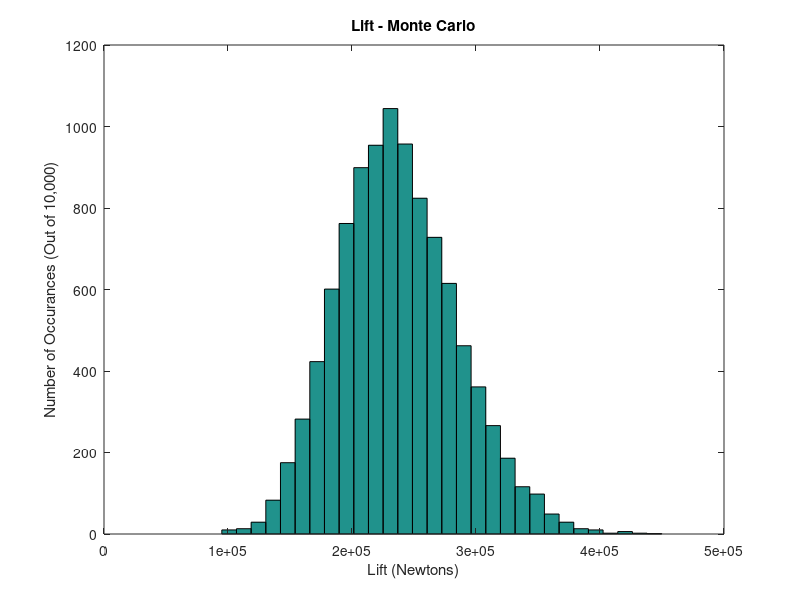
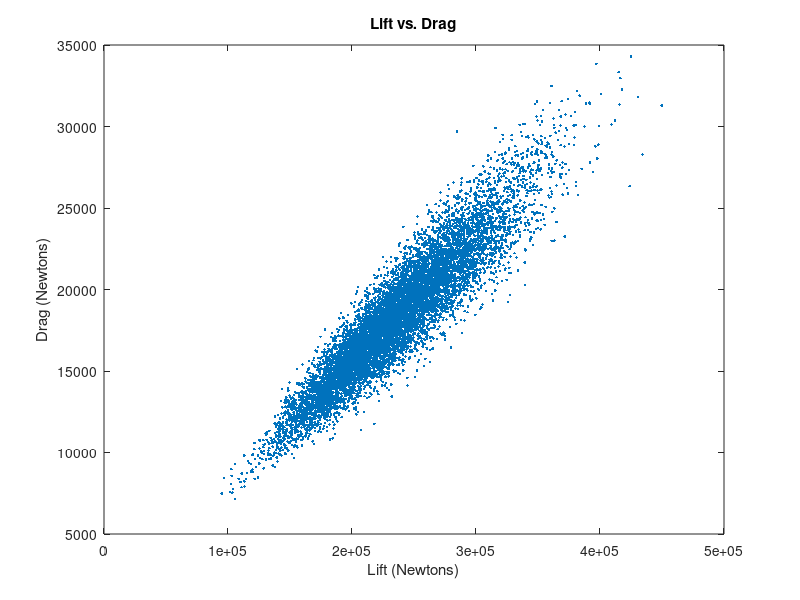

Source code (MATLAB) for these figures, in order:
%%%%%%%%%%%%%%%%%%%%%%%%%%%%%%%%%%%%%%%%%%%%%%%%%%%%%%%%%%%%%%%%%%%%%%%%%%%%%%%%%%%
% CODE CHALLENGE 3 - Monte Carlo Analysis
%
% The purpose of this challenge is to perform a Monte-Carlo analysis on the
% lift generated by an aircraft.  The aircraft has the following
% characteristics:
%   Wing surface area, S = 80 m^2
%   Lift coefficient, C_L = 0.90 +- 0.03
%
% And is flying under the following conditions
%   Air density, rho = 0.653 kg/m^3
%   Airspeed, V = 100 +- 10 m/s
%
% ---------------------------------------------------------------------------------
%
% To complete the challenge, execute the following steps:
% 1) Sample S, C_L, rho, and V 10,000 times.
% 2) Calculate lift in kilonewtons for each of the 10,000 samplings/simulations.
% 3) Calculate the best estimate and error for lift and report it to the
% command window using appropriate significant figures.
% 4) Plot a histogram of L.
% E1) Calculate drag in kilonewtons for each of the 10,000
% samplings/simulations.
% E2) Make a scatterplot of Lift vs Drag.
%
% NOTE: DO NOT change any variable names already present in the code.
% 
% Upload your team's script to Canvas when complete.
% 
% NAME YOUR FILE AS Challenge3_S{section number}_{group number}.m 
%   Ex: Section 1 Group 23's file is: Challenge3_S1_23.m
%   Ex: Section 2 Group 5's file is:  Challenge3_S2_05.m
%
% STUDENT TEAMMATES
% 1) Henry Meyerson
% 2) Holland Morris
% 3) David Shaw
% 4) Rachel Hans
% 
% CHALLENGE AUTHOR
% Joshua Kirby
%%%%%%%%%%%%%%%%%%%%%%%%%%%%%%%%%%%%%%%%%%%%%%%%%%%%%%%%%%%%%%%%%%%%%%%%%%%%%%%%%%%

% Housekeeping (Please don't "clear all" or "clearvars", it makes grading difficult)
close all   % Close all open figure windows
clc         % Clear the command window

% 1) Sample S, C_L, rho, and V 10,000 times
% (i.e. the S variable should contain 10000 samples of the wing surface area)
N = 1e04;
S = 80;
C_L = 0.9+0.03*randn(N,1);
rho = 0.653;
V = 100+10*randn(N,1);

% 2) Calculate lift in kilonewtons for each of the 10,000 samplings/simulations.
% Given that the equation for lift is:
%       L = 0.5 * rho * V^2 * C_L * S (Newtons)
L = 0.5 * rho .* V.^2 .*C_L * S;

% 3) Calculate the best estimate and error for lift and report it to the
% command window using appropriate significant figures.
L_best = mean(L);
L_err  = std(L);

fprintf('Lift= %.2f +/- %.2f \n',L_best,L_err)

% 4) Plot a histogram (use the "histogram" command) of L with 30 bins.  Add
% annotations and labels for style points!
figure
hist(L,30);
title('Lift - Monte Carlo')
ylabel('Number of Occurances (Out of 10,000)')
xlabel('Lift (Newtons)')

% E1) Calculate drag in kilonewtons for each of the 10,000
% samplings/simulations, given that the equation for drag is:
%       D = 0.5 * rho * V^2 * C_D * S (Newtons)
% and that C_D = 0.070 +- 0.005
C_D = 0.070+ 0.005*randn(N,1); 
D = 0.5 .* rho .* V.^2 .* C_D .* S;

% E2) Make a scatterplot of Lift vs Drag.
%
% Think about the following (no work to do):
%     - Why do you think the points are spread into an ellipse and not a
%     circle?
%     - What is the significance of the general trend/slope of the data?
%     - How could this sort of analysis be useful when dealing with more
%     complicated systems and equations?
figure
plot(L,D,'.');
title('Lift vs. Drag')
xlabel('Lift (Newtons)')
ylabel('Drag (Newtons)')



















